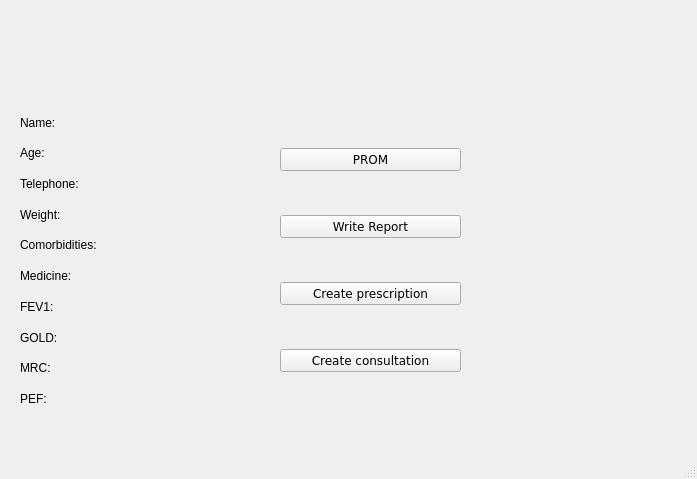
<?xml version="1.0" encoding="UTF-8"?>
<ui version="4.0">
 <class>MainWindow</class>
 <widget class="QMainWindow" name="MainWindow">
  <property name="geometry">
   <rect>
    <x>0</x>
    <y>0</y>
    <width>697</width>
    <height>479</height>
   </rect>
  </property>
  <property name="windowTitle">
   <string>MainWindow</string>
  </property>
  <widget class="QWidget" name="centralwidget">
   <widget class="QWidget" name="gridLayoutWidget">
    <property name="geometry">
     <rect>
      <x>280</x>
      <y>110</y>
      <width>181</width>
      <height>301</height>
     </rect>
    </property>
    <layout class="QGridLayout" name="gridLayout">
     <item row="4" column="0">
      <widget class="QPushButton" name="consultationbutton">
       <property name="font">
        <font>
         <family>Verdana</family>
        </font>
       </property>
       <property name="text">
        <string>Create consultation</string>
       </property>
      </widget>
     </item>
     <item row="2" column="0">
      <widget class="QPushButton" name="reportbutton">
       <property name="font">
        <font>
         <family>Verdana</family>
        </font>
       </property>
       <property name="text">
        <string>Write Report</string>
       </property>
      </widget>
     </item>
     <item row="3" column="0">
      <widget class="QPushButton" name="prescriptionbutton">
       <property name="font">
        <font>
         <family>Verdana</family>
        </font>
       </property>
       <property name="text">
        <string>Create prescription</string>
       </property>
      </widget>
     </item>
     <item row="1" column="0">
      <widget class="QPushButton" name="prombutton">
       <property name="font">
        <font>
         <family>Verdana</family>
        </font>
       </property>
       <property name="text">
        <string>PROM</string>
       </property>
      </widget>
     </item>
    </layout>
   </widget>
   <widget class="QLabel" name="label">
    <property name="geometry">
     <rect>
      <x>50</x>
      <y>10</y>
      <width>91</width>
      <height>91</height>
     </rect>
    </property>
    <property name="text">
     <string/>
    </property>
    <property name="pixmap">
     <pixmap>../../../../../blank-profile-picture-973460_960_720 kopi.png</pixmap>
    </property>
   </widget>
   <widget class="QWidget" name="verticalLayoutWidget">
    <property name="geometry">
     <rect>
      <x>20</x>
      <y>110</y>
      <width>160</width>
      <height>301</height>
     </rect>
    </property>
    <layout class="QVBoxLayout" name="verticalLayout">
     <item>
      <widget class="QLabel" name="name">
       <property name="text">
        <string>Name:</string>
       </property>
      </widget>
     </item>
     <item>
      <widget class="QLabel" name="age">
       <property name="text">
        <string>Age: </string>
       </property>
      </widget>
     </item>
     <item>
      <widget class="QLabel" name="telephone">
       <property name="text">
        <string>Telephone: </string>
       </property>
      </widget>
     </item>
     <item>
      <widget class="QLabel" name="weight">
       <property name="text">
        <string>Weight: </string>
       </property>
      </widget>
     </item>
     <item>
      <widget class="QLabel" name="comorbidities">
       <property name="text">
        <string>Comorbidities:</string>
       </property>
      </widget>
     </item>
     <item>
      <widget class="QLabel" name="medicine">
       <property name="text">
        <string>Medicine:</string>
       </property>
      </widget>
     </item>
     <item>
      <widget class="QLabel" name="fev1">
       <property name="text">
        <string>FEV1:</string>
       </property>
      </widget>
     </item>
     <item>
      <widget class="QLabel" name="gold">
       <property name="text">
        <string>GOLD:</string>
       </property>
      </widget>
     </item>
     <item>
      <widget class="QLabel" name="mrc">
       <property name="text">
        <string>MRC:</string>
       </property>
      </widget>
     </item>
     <item>
      <widget class="QLabel" name="pef">
       <property name="text">
        <string>PEF:</string>
       </property>
      </widget>
     </item>
    </layout>
   </widget>
  </widget>
  <widget class="QMenuBar" name="menubar">
   <property name="geometry">
    <rect>
     <x>0</x>
     <y>0</y>
     <width>697</width>
     <height>37</height>
    </rect>
   </property>
  </widget>
  <widget class="QStatusBar" name="statusbar"/>
 </widget>
 <resources/>
 <connections/>
</ui>
